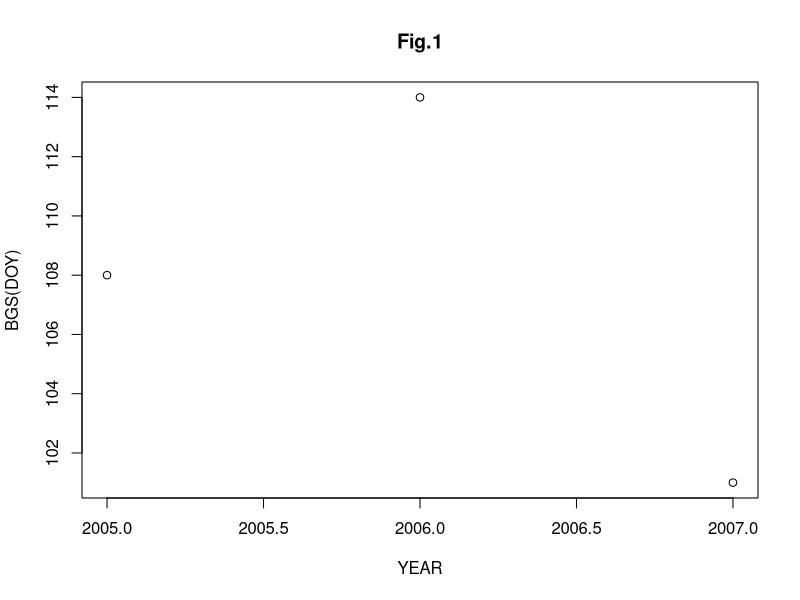
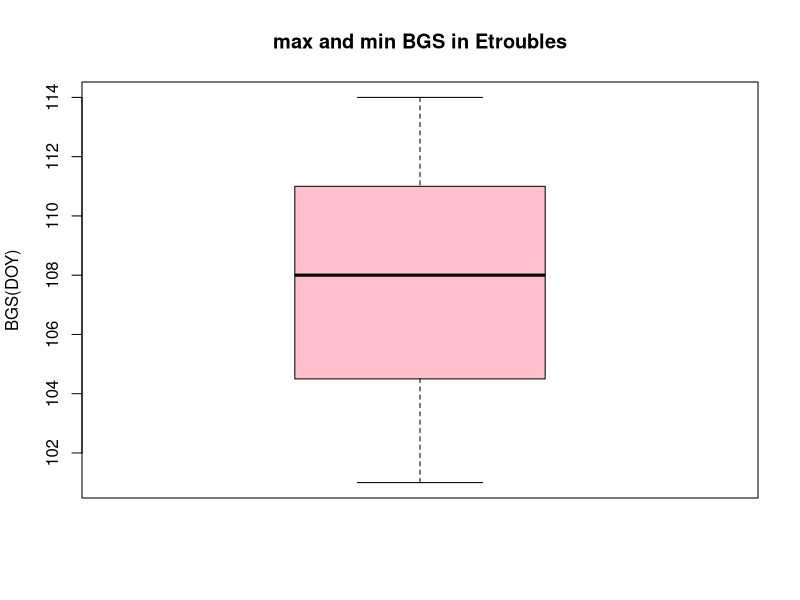
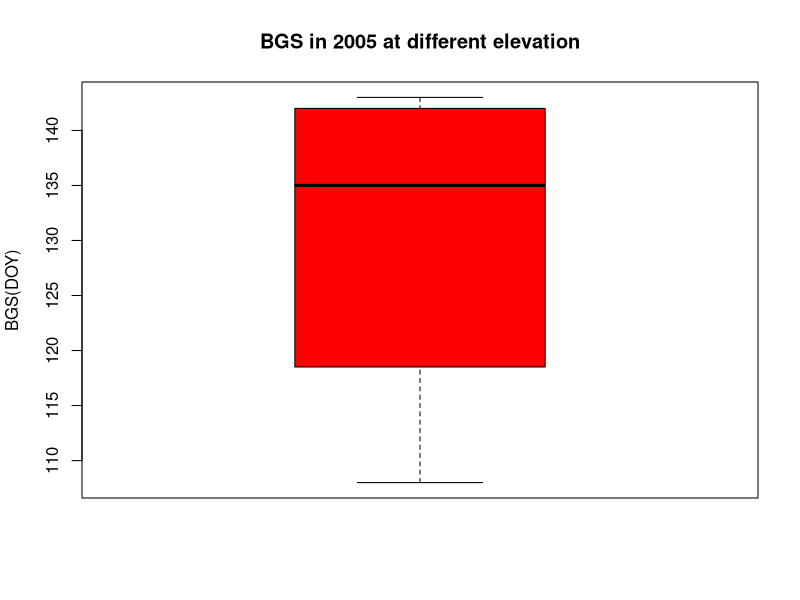
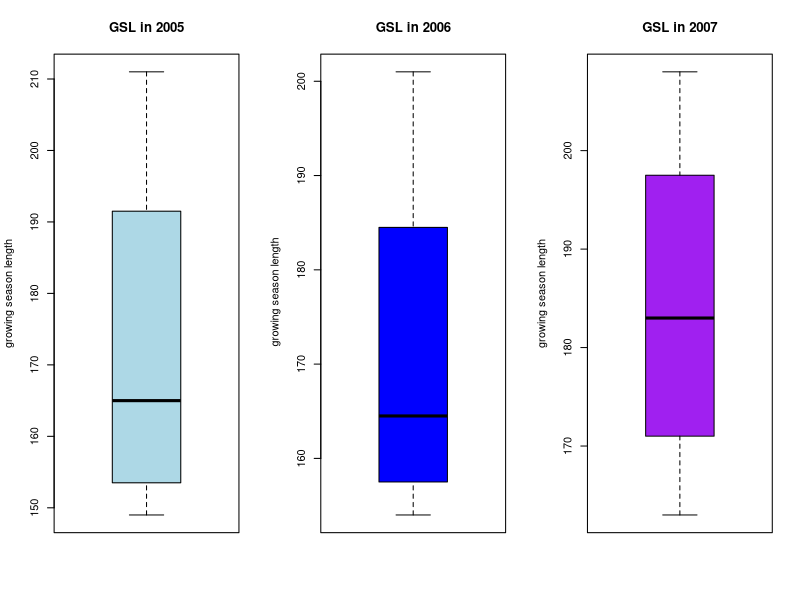
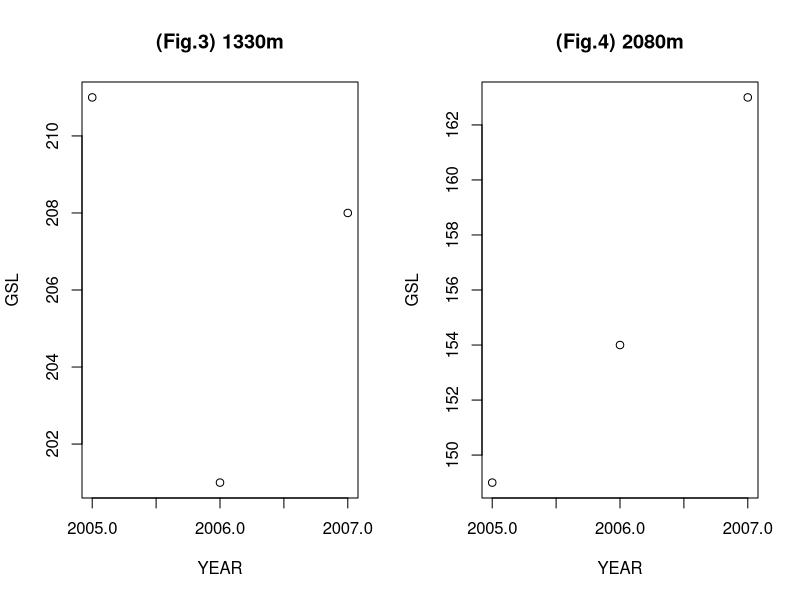
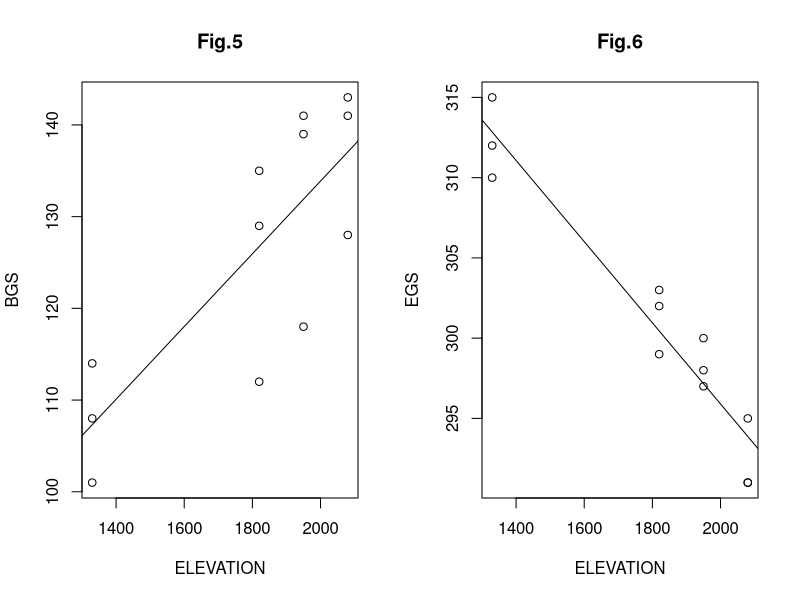
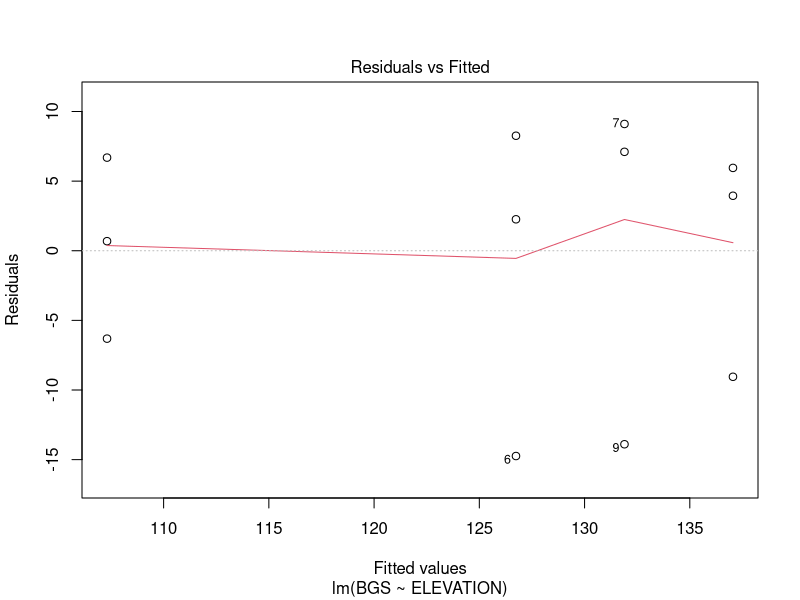
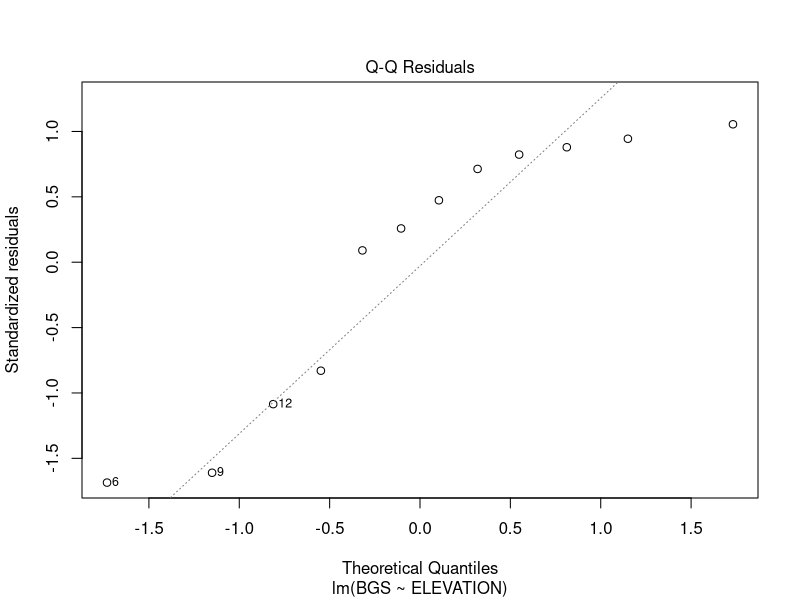

Source code (R) for these figures, in order:
#How does climate change affect plants?
#Roberta Esposto
#28-01-2015


#Introduction:  Over the past decades the climate change has become a topic of great attention. The evaluation of the effects of global change on ecosystems and, more generally, the spatial developement, has become an essential element of knowledge in the menagement and sustainable use of natural resources. The gradual increase in the average temperature of the planet determines not negligible impacts also on forest ecosystems, whose distribution is closely related to climatic conditions.In this project I will analyze climate changes from 2005 to 2007 especially considering the begginning(BGS), the ending(EGS) and the length(GSL) of growing season at different altitudes in Aosta Valley.

#Methods:  DATA.  The data were taken from a lesson in "Plant ecology" of Professor Siniscalco. The data are divided into five columns: location(ID), location's elevation, start of the growing season(BGS), the end of the growing season(EGS) and duration of the growing season(GSL).
#STATISTICAL METHODS.  I used a lot of scatter graphs to compare the variables. I also used simple linear regression with the function"lm" to analyze the relationship between all my variables.All analyses were conducted in the statistical environment R version 3.0.2. (R Core Team 2014).

#Results:
#I analyzed the data from 2005 to 2007 of growth of vegetation at different elevations.
#1)First of all I create a subset with beginning of growing season,ending of growing season and growing season length in Etroubles. The Fig.1 represents the beginning of growing season from 2005 to 2007. There is an advance of about seven days in 2007.

gs.dat<-read.csv2("gs1.csv")
gsetroubles.dat<-subset(gs.dat,ELEVATION=="1330")#I create a subset with BGS, EGS, GSL at 1330 meters elevation, in Etroubles
with(gsetroubles.dat,plot(BGS~YEAR,ylab="BGS(DOY)",main="Fig.1"))
#2)I analyzed BGS in Etroubles and in the fig.2 we can see a normal distribution:

boxplot(gsetroubles.dat$BGS,col="pink",ylab="BGS(DOY)",main="max and min BGS in Etroubles")#to see the maximun and the minimum of BGS,and the mean between them(108)
#3)I create a subset with data of 2005 and I analyzed the differences between the beginning of growing season at different elevation. There is a delay of about 30 days between high and low elevation:
gs2005.dat<-subset(gs.dat,YEAR=="2005")#I crate a subset with data of 2005
boxplot(gs2005.dat$BGS,col="red",ylab="BGS(DOY)",main="BGS in 2005 at different elevation")

#4)Now I compare the growing season length in 2005-2007.The length of the growing season has become more long considerably from 2005 to 2007, in particular at high elevation:

par(mfrow=c(1,3))#to realize more graphics
#Now compare the GSL in 2005-2007
boxplot(gs2005.dat$GSL,col="light blue",ylab="growing season length",main="GSL in 2005")
gs2006.dat<-subset(gs.dat,YEAR=="2006")
boxplot(gs2006.dat$GSL,col="blue",ylab=" growing season length",main="GSL in 2006")
gs2007.dat<-subset(gs.dat,YEAR=="2007")
boxplot(gs2007.dat$GSL,col="purple",ylab="growing season length",main="GSL in 2007")

#5)I compare the growing season length at elevation of 1330m and 2080m.At 2080 meters of elevation the length of the growing season increases of 14 days(fig.3 e 4).

#comparing the GSL to elevation 1330 meters and 2080 meters
par(mfrow=c(1,2))
with(gsetroubles.dat,plot(GSL~YEAR,main="(Fig.3) 1330m"))
gstorgnon.dat<-subset(gs.dat,ELEVATION=="2080")
with(gstorgnon.dat,plot(GSL~YEAR,main="(Fig.4) 2080m"))

#6)I put in relation the beginning of growing season and the ending of growing season with the elevation.As can be seen from Figures 5 and 6 the beginning and the ending of the growing season are closely related to the elevation.

#I put in relation BGS and EGS with elevation
with(gs.dat,plot(BGS~ELEVATION,main="Fig.5"))
elevation.lm<-lm(BGS~ELEVATION,data=gs.dat)
abline(elevation.lm)
with(gs.dat,plot(EGS~ELEVATION,main="Fig.6"))
elevation2.lm<-lm(EGS~ELEVATION,data=gs.dat)
abline(elevation2.lm)
summary(elevation.lm)
#To better understand we create more plot for the residuals:
par(mfrow=c(1,1))
plot(elevation.lm)
summary(elevation2.lm)
plot(elevation2.lm)

#7)I put the growing season length with the elevation.

#I put in relation GSL with elevation
with(gs.dat,plot(GSL~ELEVATION,main="Fig.7"))
elevation3.lm<-lm(GSL~ELEVATION,data=gs.dat)
abline(elevation3.lm)
summary(elevation3.lm)
plot(elevation3.lm)
#Discussion: From the analysis performed it can be said that there is a strong correlation between the growing season and elevation. The BGS occurs with about 30 days of delay between the low and the high elevation, contrary to the EGS that arrives first at high elevation.The length of the growing season will be reduced by about 50 days at high altitude. All this can be related to a difference in temperature at different elevations. In fact, where the temperature is highest we have a premature yellowing of leaves, and a shorter length of the growing season.Comparing the GSL 2005 to 2007 it is clear that it has become longer, especially at high elevation. This is due to the considerable rise in temperature in 2007.High winter temperatures resulted in a considerable anticipation of BGS dates, more than 2 weeks.Furthermore BGS and EGS are closely related to the elevation, more high is the elevation and more the plants are affected by temperature because of the higher temperature range.
#All the details of the residues are in the word file.